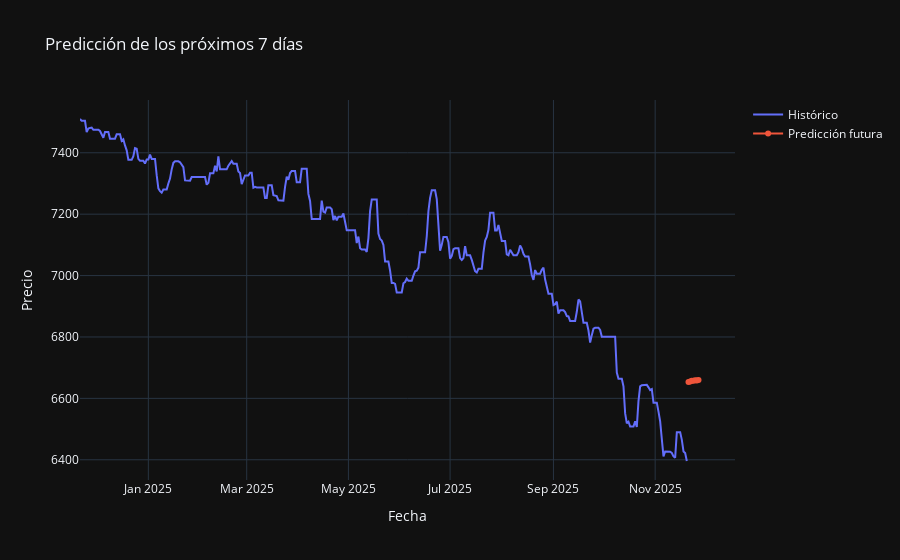

Notebook source saved alongside this figure:
### Markdown cell above
## Visualización próximas

### Code cell
fig = go.Figure()

fig.add_trace(go.Scatter(
    x=df.index,
    y=df["Price"],
    mode="lines",
    name="Histórico"
))

fig.add_trace(go.Scatter(
    x=future_dates,
    y=future_real,
    mode="lines+markers",
    name="Predicción futura"
))

fig.update_layout(
    title="Predicción de los próximos 7 días",
    xaxis_title="Fecha",
    yaxis_title="Precio",
    template="plotly_dark"
)

### Figure 1 — Plotly figure (JSON) as saved in the notebook; plotly's stock layout.template omitted (floating-point values rounded to 4 significant figures; data arrays with more than 128 entries replaced by an {"elided": "..."} marker saying what was removed)
{"data": [{"mode": "lines", "name": "Histórico", "type": "scatter", "x": {"elided": "365 str values"}, "y": {"elided": "365 float values"}}, {"mode": "lines+markers", "name": "Predicción futura", "type": "scatter", "x": ["2025-11-21T00:00:00.000000000", "2025-11-22T00:00:00.000000000", "2025-11-23T00:00:00.000000000", "2025-11-24T00:00:00.000000000", "2025-11-25T00:00:00.000000000", "2025-11-26T00:00:00.000000000", "2025-11-27T00:00:00.000000000"], "y": [6653.0, 6655.0, 6657.0, 6658.0, 6659.0, 6658.0, 6659.0]}], "layout": {"title": {"text": "Predicción de los próximos 7 días"}, "xaxis": {"title": {"text": "Fecha"}}, "yaxis": {"title": {"text": "Precio"}}}}
